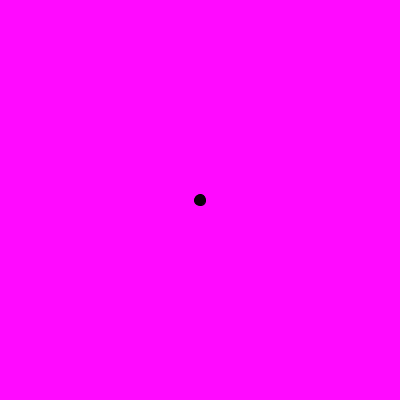
Frame 1 (no input)
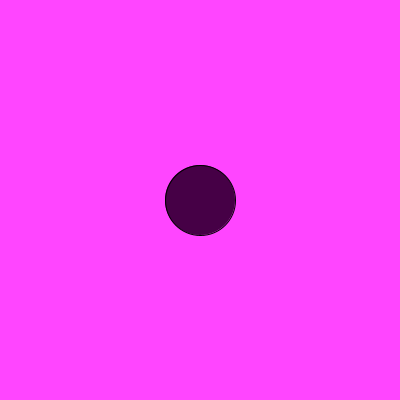
Frame 60 (the mouse pressed at the canvas centre just before this capture)
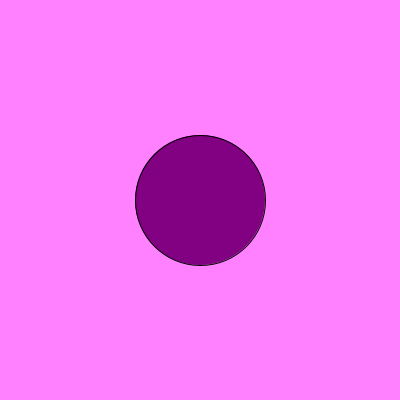
Frame 120 (the mouse held since frame 60 and released just before this capture)

The Processing sketch that drew these frames (run headless with seeded random() and noise(); from frame 60 on, the mouse is pressed at the canvas centre):

// Processing sketch: sketch_151026a
// ── sketch_151026a.pde
float x = 0;
float y = 0;
float vitesse = 3.0;
float diametreDuCercle = 10;

float sens = 1.0;

void setup() {
  
  size(400,400);
  
}

void draw() {
  
  background(255,diametreDuCercle,255);
  
  if(diametreDuCercle == 200 ) {
   sens = -1;
  } 
    if(diametreDuCercle == 0 ) {
      sens = 1;
    }
    
   diametreDuCercle = diametreDuCercle + sens; 

  fill(diametreDuCercle,0,diametreDuCercle);
  ellipse(width/2, height/2, diametreDuCercle, diametreDuCercle);
  
}
